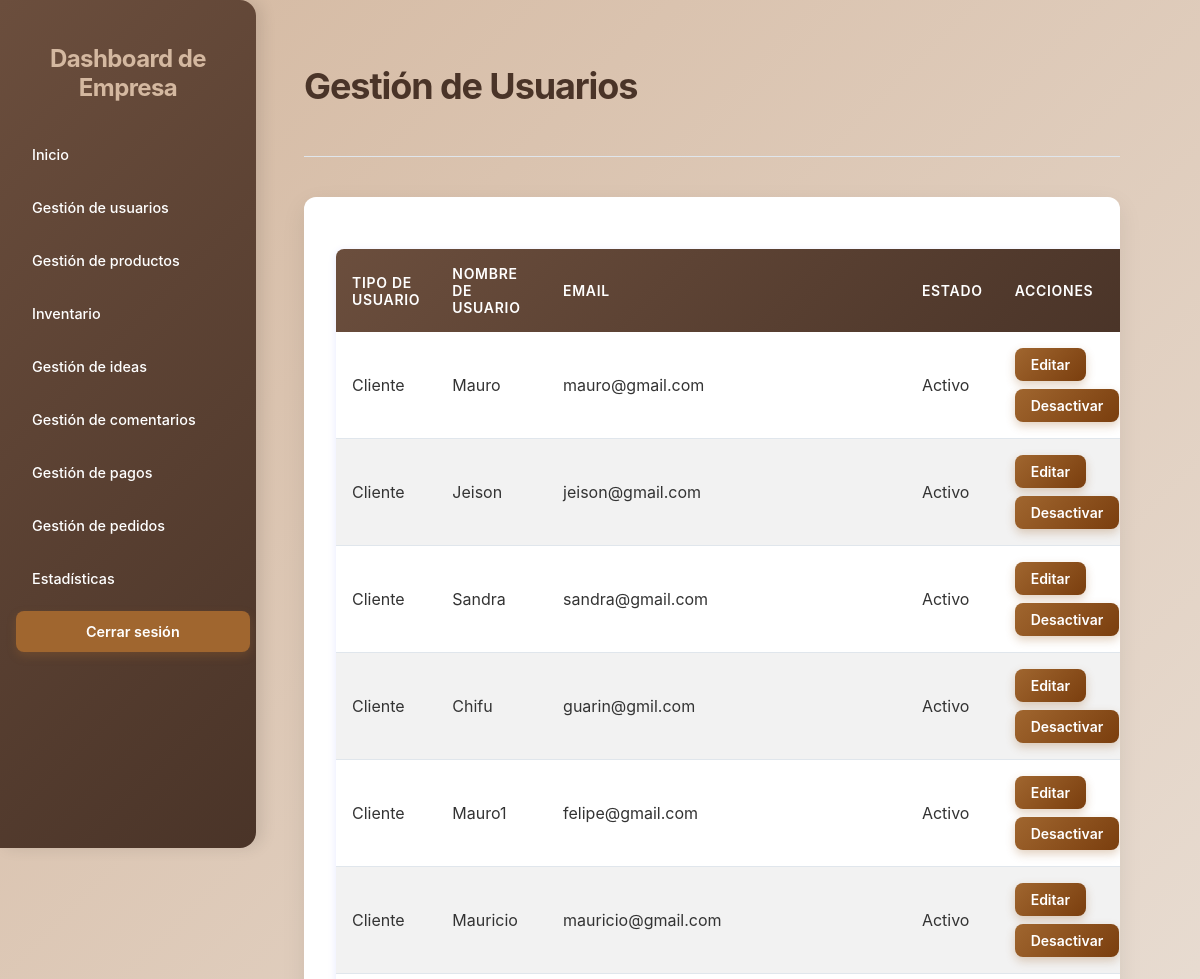
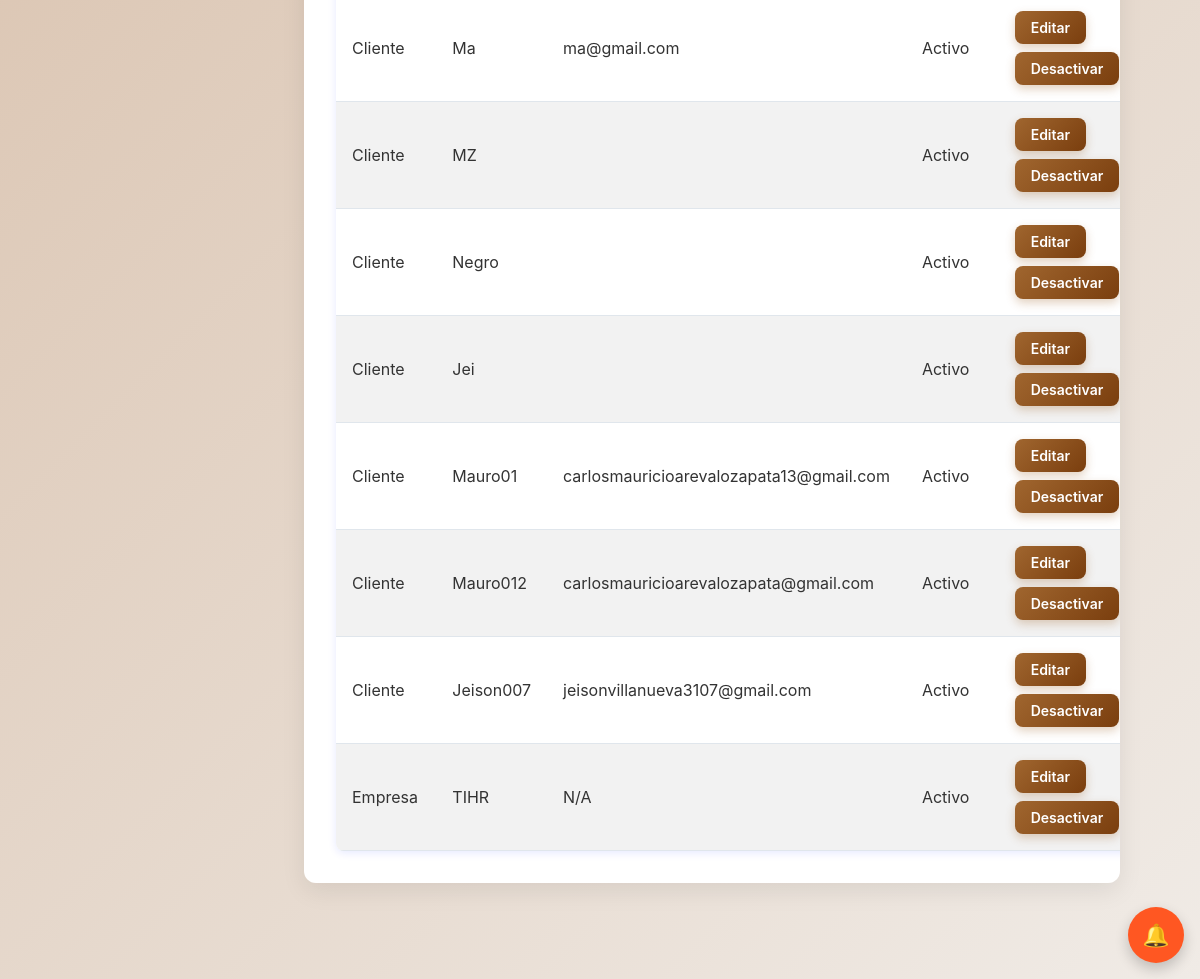
Page /usuarios/ (signed in) on the committed database (2 pictures, top to bottom).
### core/models.py (models this page shows, shortened)
class UserClientes(models.Model):
    usernameCliente = models.CharField(max_length=100, unique=True)
    passwordCliente = models.CharField(max_length=100)
    email = models.EmailField(max_length=100, blank=True)
    is_active = models.BooleanField(default=True)
    last_modified = models.DateTimeField(auto_now=True)
    status_changed_at = models.DateTimeField(null=True, blank=True)
    foto_perfil = models.ImageField(upload_to='uploads/perfiles/', blank=True, null=True)
    nombre_completo = models.CharField(max_length=200, blank=True, null=True)
    telefono = models.CharField(max_length=20, blank=True, null=True, validators=[RegexValidator(r'^\d{7,15}$', 'Ingrese un número de teléfono válido (solo números, 7-15 dígitos)')])
    direccion = models.CharField(max_length=300, blank=True, null=True)
    ciudad = models.CharField(max_length=100, blank=True, null=True)
    departamento = models.CharField(max_length=100, blank=True, null=True)
    codigo_postal = models.CharField(max_length=10, blank=True, null=True)

class UserEmpresa(models.Model):
    usernameEmpresa = models.CharField(max_length=100, unique=True)
    passwordEmpresa = models.CharField(max_length=100)
    is_active = models.BooleanField(default=True)
    last_modified = models.DateTimeField(auto_now=True)
    status_changed_at = models.DateTimeField(null=True, blank=True)

### Empresas/views.py (the view)
# urls.py: path('usuarios/', views.usuarios_view, name='usuarios'),
@ensure_csrf_cookie
def usuarios_view(request):
    if 'usernameEmpresa' not in request.session:
        messages.error(request, 'Debes iniciar sesión como empresa')
        return redirect('loginEmpresa')
    users = UserClientes.objects.all()
    empresas = UserEmpresa.objects.all()
    context = {
        'users': users,
        'empresas': empresas,
        'csrf_token': get_token(request)
    }
    return render(request,'Empresas/usuarios2.html', context)

### core/context_processors.py (called while the page is built, shortened)
def idea_notifications(request):
    username_cliente = request.session.get('usernameCliente')
    username_empresa = request.session.get('usernameEmpresa')
    has_notif = False
    try:
        if username_cliente:
            has_notif = MensajeIdea.objects.filter(
                idea__autor=username_cliente,
                remitente_tipo='empresa',
                leido=False
            ).exists()
    except Exception as e:
        print(f"Error en idea_notifications: {str(e)}")
        has_notif = False
    return {
        'has_idea_notifications': has_notif
    }

### Empresas/templates/Empresas/usuarios2.html (shortened to what this page needs)
<!DOCTYPE html>
<html lang="es">
<head>
    {% load static %}
    <link rel="stylesheet" href="{% static 'Empresas/css/styles3.css' %}">
    <link rel="stylesheet" href="{% static 'Empresas/css/usuarios.css' %}">
</head>
<body>
    <div class="dashboard-container">
        <aside>
            <h2>Dashboard de Empresa</h2>
            <nav>
                <ul>
                    <li><a href="{% url 'dashboardEmpresa' %}">Inicio</a></li>
                    <li><a href="{% url 'usuarios' %}">Gestión de usuarios</a></li>
                    <li><a href="{% url 'GestiProductos' %}">Gestión de productos</a></li>
                    <li><a href="{% url 'inventario' %}">Inventario</a></li>
                    <li><a href="{% url 'empresa_ideas' %}">Gestión de ideas</a></li>
                    <li><a href="{% url 'empresa_comentarios' %}">Gestión de comentarios</a></li>
                    <li><a href="{% url 'gestion_pagos' %}">Gestión de pagos</a></li>
                    <li><a href="{% url 'gestion_pedidos' %}">Gestión de pedidos</a></li>
                    <li><a href="{% url 'estadisticas' %}">Estadísticas</a></li>
                </ul>
            </nav>
            <a href="{% url 'logout' %}" class="logout-button">Cerrar sesión</a>
        </aside>
        <main>
            <header>
                <h1>Gestión de Usuarios</h1>
            </header>
            <div class="table-container">
                <table>
                    <thead>
                        <tr>
                            <th>Tipo de Usuario</th>
                            <th>Nombre de Usuario</th>
                            <th>Email</th>
                            <th>Estado</th>
                            <th>Acciones</th>
                        </tr>
                    </thead>
                    <tbody>
                        {% for user in users %}
                        <tr>
                            <td>Cliente</td>
                            <td>{{ user.usernameCliente }}</td>
                            <td>{{ user.email }}</td>
                            <td>{% if user.is_active %}Activo{% else %}Inactivo{% endif %}</td>
                            <td class="action-links">
                                <a href="#" class="button edit-user" data-id="{{ user.id }}" data-type="cliente">Editar</a>
                                {% if user.is_active %}
                                <a href="#" class="button disable-user" data-id="{{ user.id }}" data-type="cliente">Desactivar</a>
                                {% else %}
                                <a href="#" class="button enable-user" data-id="{{ user.id }}" data-type="cliente">Activar</a>
                                {% endif %}
                            </td>
                        </tr>
                        {% endfor %}
                        {% for empresa in empresas %}
                        <tr>
                            <td>Empresa</td>
                            <td>{{ empresa.usernameEmpresa }}</td>
                            <td>N/A</td>
                            <td>{% if empresa.is_active %}Activo{% else %}Inactivo{% endif %}</td>
                            <td class="action-links">
                                <a href="#" class="button edit-user" data-id="{{ empresa.id }}" data-type="empresa">Editar</a>
                                {% if empresa.is_active %}
                                <a href="#" class="button disable-user" data-id="{{ empresa.id }}" data-type="empresa">Desactivar</a>
                                {% else %}
                                <a href="#" class="button enable-user" data-id="{{ empresa.id }}" data-type="empresa">Activar</a>
                                {% endif %}
                            </td>
                        </tr>
                        {% endfor %}
                    </tbody>
                </table>
            </div>
        </main>
    </div>
{% load static %}
<link rel="stylesheet" href="{% static 'core/css/floating.css' %}">
<link rel="stylesheet" href="{% static 'core/css/notificaciones.css' %}">
<a id="floating-notif-btn-empresa" class="floating-btn floating-notif" style="display: flex;" title="Notificaciones" onclick="event.preventDefault(); abrirNotificaciones();">
    <span class="fb-icon">🔔</span>
</a>
{% include 'core/modal_notificaciones.html' %}
</body>
</html>

### Empresas/static/Empresas/css/styles3.css (style rules this page uses)
body { font-family: 'Inter', sans-serif; background: linear-gradient(135deg, #D4B8A0 0%, #f0ebe6 100%); margin: 0; padding: 0; }
.dashboard-container { min-height: 100vh; display: flex; }
aside { background: linear-gradient(135deg, #6B4E3D, #4A3428); color: #ffffff; padding: 1.5rem 1rem; border-top-right-radius: 1rem; border-bottom-right-radius: 1rem; box-shadow: 6px 0 15px rgba(0, 0, 0, 0.1); display: flex; flex-direction: column; width: 14rem; min-width: 14rem; max-width: 14rem; height: 100vh; position: fixed; left: 0; top: 0; overflow-y: auto; flex-shrink: 0; }
aside nav { flex-grow: 0; }
aside nav ul { list-style: none; padding: 0; margin: 0; }
aside h2 { font-size: 1.5rem; font-weight: 700; margin-bottom: 2rem; color: #D4B8A0; letter-spacing: -0.025em; text-align: center; }
aside nav ul li { margin-bottom: 0.75rem; }
aside nav ul li a { display: flex; align-items: center; padding: 0.75rem 1rem; border-radius: 0.5rem; transition: background-color 0.3s ease, color 0.3s ease, transform 0.2s ease; color: #ffffff; text-decoration: none; font-weight: 500; font-size: 0.9rem; }
.logout-button { display: block; width: 90%; margin: 0 auto; text-align: center; padding: 0.75rem 1rem; background-color: #A0662F; color: white; font-weight: 600; font-size: 0.9rem; border-radius: 0.5rem; transition: background-color 0.3s ease, transform 0.2s ease; box-shadow: 0 4px 10px rgba(160, 102, 47, 0.3); text-decoration: none; }
main { flex-grow: 1; padding: 2.5rem 5rem 6rem 5rem; overflow-y: visible; margin-left: 14rem; min-height: 100vh; width: calc(100% - 14rem); box-sizing: border-box; }
main header { margin-bottom: 2.5rem; display: flex; justify-content: space-between; align-items: center; padding-bottom: 1.5rem; border-bottom: 1px solid #e0e6ec; max-width: 1400px; }
main h1 { font-size: 2.25rem; font-weight: 700; color: #4A3428; letter-spacing: -0.03em; }
.table-container { background: white; border-radius: 12px; padding: 2rem; box-shadow: 0 8px 25px rgba(0, 0, 0, 0.08); overflow-x: auto; max-width: 1400px; }
table { width: 100%; border-collapse: collapse; margin-top: 20px; box-shadow: 0 2px 8px rgba(0, 38, 255, 0.1); background-color: #fff; border-radius: 8px; overflow: hidden; }
thead { background: linear-gradient(135deg, #6B4E3D, #4A3428); color: #fff; }
th { padding: 1rem; text-align: left; font-weight: 600; text-transform: uppercase; font-size: 0.875rem; letter-spacing: 0.05em; }
tbody tr { border-bottom: 1px solid #e0e6ec; }
tbody tr:nth-child(even) { background-color: #f2f2f2; }
td { padding: 1rem; color: #333; }
.action-links { display: flex; gap: 0.5rem; flex-wrap: wrap; }
.action-links a { text-decoration: none; font-weight: 600; }
.action-links .button { padding: 0.5rem 1rem; font-size: 0.875rem; }
.button { background: linear-gradient(135deg, #A0662F, #7A3E0E); color: white; font-weight: 600; padding: 0.75rem 1.5rem; border-radius: 0.5rem; border: none; cursor: pointer; transition: background-color 0.3s ease, transform 0.2s ease, box-shadow 0.2s ease; box-shadow: 0 4px 10px rgba(160, 102, 47, 0.3); text-decoration: none; display: inline-block; }
td:last-child { white-space: nowrap; }
@media (min-width: 1200px) { main { max-width: 1600px; } }

### Empresas/static/Empresas/css/usuarios.css (style rules this page uses)
.action-links .edit-user { background-color: #A0662F; }
.action-links .disable-user { background-color: #e76f51; }

### static/core/css/floating.css (style rules this page uses)
.floating-btn { pointer-events: auto; display: flex; align-items: center; justify-content: center; position: relative; width: 56px; height: 56px; border-radius: 50%; background: #A0662F; color: white; text-decoration: none; box-shadow: 0 6px 14px rgba(0,0,0,0.2); transition: transform .15s ease, opacity .15s ease; }
.floating-btn .fb-icon { font-size: 22px; }
.floating-notif { position: fixed; bottom: 16px; right: 16px; background: #ff5722; z-index: 10001; }

### rows in the picture
UserClientes: usernameCliente "Mauro", email "mauro@gmail.com", is_active "Activo"
UserClientes: usernameCliente "Jeison", email "jeison@gmail.com", is_active "Activo"
UserClientes: usernameCliente "Sandra", email "sandra@gmail.com", is_active "Activo"
UserClientes: usernameCliente "Chifu", email "guarin@gmil.com", is_active "Activo"
UserClientes: usernameCliente "Mauro1", email "felipe@gmail.com", is_active "Activo"
UserClientes: usernameCliente "Mauricio", email "mauricio@gmail.com", is_active "Activo"
UserClientes: usernameCliente "Ma", email "ma@gmail.com", is_active "Activo"
UserClientes: usernameCliente "MZ", is_active "Activo"
UserClientes: usernameCliente "Negro", is_active "Activo"
UserClientes: usernameCliente "Jei", is_active "Activo"
UserClientes: usernameCliente "Mauro01", email "carlosmauricioarevalozapata13@gmail.com", is_active "Activo"
UserClientes: usernameCliente "Mauro012", email "carlosmauricioarevalozapata@gmail.com", is_active "Activo"
UserClientes: usernameCliente "Jeison007", email "jeisonvillanueva3107@gmail.com", is_active "Activo"
UserEmpresa: usernameEmpresa "TIHR", is_active "Activo"
